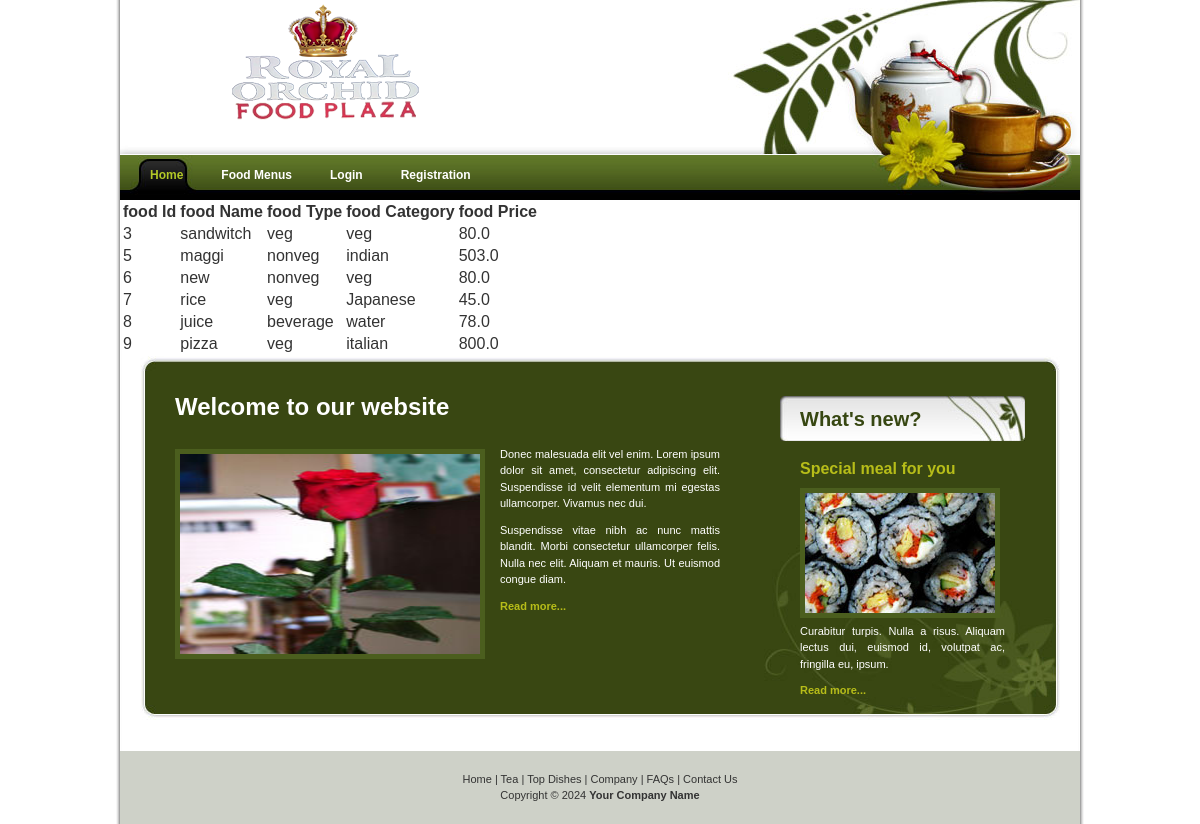
Screenshot of /food/showfood with the database file from the repository.
### Foodplazaapp/models.py (models this page shows)
class Food(models.Model):
    foodId=models.AutoField(primary_key=True)
    foodName=models.CharField(max_length=30)
    foodType=models.CharField(max_length=30)
    foodCategory=models.CharField(max_length=30)
    foodPrice=models.FloatField(max_length=30)
    class Meta:
        db_table='food501'

### Foodplazaapp/views.py (the view)
# urls.py: (path('showfood',views.showfood,name='showfood')),
def showfood(request):
    food=Food.objects.all        #Food from models.py
    return render(request,'Foodplazaapp/foodlist.html',{'foods':food})

### templates/Foodplazaapp/foodlist.html (shortened to what this page needs)
<html>
    <head>
        {% load static %}
        <link href="{% static 'css/templatemo_style.css'%}" rel="stylesheet" type="text/css" />
    </head>
    <body>
        {% include 'Foodplazaapp/header.html' %}
        <table>
            <thead>
            <tr>
                <th>food Id</th>
                <th>food Name</th>
                <th>food Type</th>
                <th>food Category</th>
                <th>food Price</th>
            </tr>
        </thead>
            <tbody>
                {% for f in foods %}
            <tr>
                <td>{{f.foodId}}</td>
                <td>{{f.foodName}}</td>
                <td>{{f.foodType}}</td>
                <td>{{f.foodCategory}}</td>
                <td>{{f.foodPrice}}</td>
            </tr>
            {%endfor%}
        </tbody>
        </table>
        {% include 'Foodplazaapp/footer.html' %}
    </body>
</html>

### templates/Foodplazaapp/header.html (shortened to what this page needs)
<!DOCTYPE html>
<html lang="en">
<head>
    {% load static %}
    <link href="{% static 'css/templatemo_style.css'%}" rel="stylesheet" type="text/css" />
</head>
<body>
    <div id="templatemo_container">
        <div id="templatemo_header">
            <div id="site_title"></div>
        </div>
        <div id="templatemo_menu">
            <ul>
                {% if request.session.userId is None and request.session.admin is None %}
                <li class="current"><a href="index"><b>Home</b></a></li>
                <li><a href="showfood"><b>Food Menus</b></a></li>
                <li><a href="displayLogin"><b>Login</b></a></li>
                <li><a href="displaycustform"><b>Registration</b></a></li>
                {% endif %}
            </ul>
        </div>
</body>
</html>

### templates/Foodplazaapp/footer.html (shortened to what this page needs)
<!DOCTYPE html>
<html lang="en">
<head>
    {% load static %}
    <link href="{% static 'css/templatemo_style.css'%}" rel="stylesheet" type="text/css" />
</head>
<body>
    <div id="templatemo_content">
    	<span class="top"></span>
        <div id="templatemo_innter_content">
                <div id="templatemo_content_left">
                    <h1>Welcome to our website</h1>
                <img src="{% static 'images/templatemo_image_05.jpg'%}" alt="image" width="300" height="200" />
                    <p>Donec malesuada elit vel enim. Lorem ipsum dolor sit amet, consectetur adipiscing elit. Suspendisse id velit elementum mi egestas ullamcorper. Vivamus nec dui.</p>
                  <p>Suspendisse vitae nibh ac nunc mattis blandit. Morbi consectetur ullamcorper felis. Nulla nec elit. Aliquam et mauris. Ut euismod congue diam.</p>
                    <a href="#">Read more...</a>
                    <div class="cleaner_with_height">&nbsp;</div>
                </div>
                <div id="templatemo_content_right">
                    <h1>What's new?</h1>
                    <div class="right_column_section">
	                    <h2>Special meal for you</h2>
                        <img src="{% static 'images/templatemo_image_06.jpg'%}" alt="image" />
                        <p>Curabitur turpis. Nulla a risus. Aliquam lectus dui, euismod id, volutpat ac, fringilla eu, ipsum.</p>
                        <a href="#">Read more...</a>
                     </div>
                </div>
        		<div class="cleaner">&nbsp;</div>
        </div>
        <div class="cleaner" style="background: #fff;">&nbsp;</div>
    </div>
<div id="templatemo_footer">
    	<a href="#">Home</a> | <a href="#">Tea</a> | <a href="#">Top Dishes</a> | <a href="#">Company</a> | <a href="#">FAQs</a> | <a href="#">Contact Us</a><br />
        Copyright © 2024 <a href="#"><strong>Your Company Name</strong></a>
        </div>
</body>
</html>

### Foodplazaapp/static/css/templatemo_style.css (style rules this page uses)
body { margin: 0; padding: 0; line-height: 1.5em; font-family: Verdana, Arial, san-serif; font-size: 11px; color: #333333; background: #fff; }
a:link, a:visited { color: #b7bd19; text-decoration: none; font-weight: bold; }
img { padding: 0px; margin: 0px; }
p { margin: 0px; padding: 0px; text-align: justify; }
h1 { margin: 0 0 15px 0; }
.cleaner { clear: both; width: 100%; height: 1px; font-size: 1px; }
.cleaner_with_height { clear: both; width: 100%; height: 30px; font-size: 1px; }
#templatemo_container { width: 960px; margin: 0 auto; padding: 0 5px; background: url(../images/templatemo_main_bg.jpg) repeat-y; }
#templatemo_header { width: 920px; height: 155px; padding: 0 20px 0 20px; background: url(../images/templatemo_header.jpg) no-repeat; }
#templatemo_header #site_title { float: left; font-size: 30px; font-weight: bold; color: #fff; padding: 20px 0 10px 0; width: 372px; height: 92px; background: url(../images/logo.png) no-repeat bottom; }
#templatemo_menu { clear: both; width: 960px; margin: 0; height: 45px; background: url(../images/templatemo_menu_bg.jpg) right no-repeat; }
#templatemo_menu ul { padding: 0 0 0 10px; margin: 0 auto; height: 45px; list-style: none; }
#templatemo_menu ul li { float:left; padding-right: 5px; }
#templatemo_menu li a { float: left; display: block; color: #fff; font-size: 12px; height: 45px; line-height: 40px; text-align: center; padding: 0px 0 0 0px; }
#templatemo_menu li a b { float: left; display: block; padding: 0px 13px 0 20px; }
#templatemo_menu li.current a, #templatemo_menu li a:hover { color: #b4c927; text-decoration: none; background: url(../images/templatemo_menu_hover_right.jpg) right top no-repeat; }
#templatemo_menu li.current a b, #templatemo_menu li a:hover b { color: #b4c927; text-decoration: none; background: url(../images/templatemo_menu_hover_left.jpg) left top no-repeat; }
#templatemo_content { position: relative; color: #fff; width: 920px; padding: 0; margin-left: 20px; background: url(../images/templatemo_content_bg_middle.jpg) repeat-y; }
#templatemo_innter_content { background: url(../images/templatemo_content_bg_bottom.jpg) bottom center no-repeat; }
#templatemo_content .top { position: absolute; display: block; top: 0; left: 0; width: 920px; height: 15px; background:url(../images/templatemo_content_bg_top.jpg) bottom center no-repeat; }
#templatemo_content #templatemo_content_left { float: left; padding: 40px 0 0 35px; width: 545px; }
#templatemo_content #templatemo_content_right { float: right; padding: 40px 35px 0 0; width: 245px; }
#templatemo_content_left h1 { font-size: 24px; padding: 3px 0 15px 0; margin: 0 0 15px 0; }
#templatemo_content_left p { padding-bottom: 10px; margin: 0px; }
#templatemo_content_left img { float: left; margin: 3px 15px 0 0; border: 5px solid #4b5e1e; }
#templatemo_content_right h1 { color: #374712; font-size: 20px; height: 30px; margin: 0px; padding: 15px 0 0 20px; background: url(../images/templatemo_header_bg.jpg) no-repeat; }
#templatemo_content_right h2 { color: #b7bd19; font-size: 16px; margin: 0 0 5px 0; padding: 0 0 5px 0; }
#templatemo_content_right img { border: 5px solid #4b5e1e; margin: 0 0 5px 0; }
#templatemo_content_right p { margin: 0 0 5px 0; padding: 0 0 5px 0; }
#templatemo_content_right .right_column_section { clear: both; margin: 20px; }
#templatemo_footer { clear: both; color: #333; width: 960px; margin-top: 30px; padding: 20px 0px 20px 0; text-align: center; background: #ced1c8; }
#templatemo_footer a { color: #333; font-weight: normal; }

### rows the page displays
Food: foodId "3", foodName "sandwitch", foodType "veg", foodCategory "veg", foodPrice "80.0"
Food: foodId "5", foodName "maggi", foodType "nonveg", foodCategory "indian", foodPrice "503.0"
Food: foodId "6", foodName "new", foodType "nonveg", foodCategory "veg", foodPrice "80.0"
Food: foodId "7", foodName "rice", foodType "veg", foodCategory "Japanese", foodPrice "45.0"
Food: foodId "8", foodName "juice", foodType "beverage", foodCategory "water", foodPrice "78.0"
Food: foodId "9", foodName "pizza", foodType "veg", foodCategory "italian", foodPrice "800.0"
